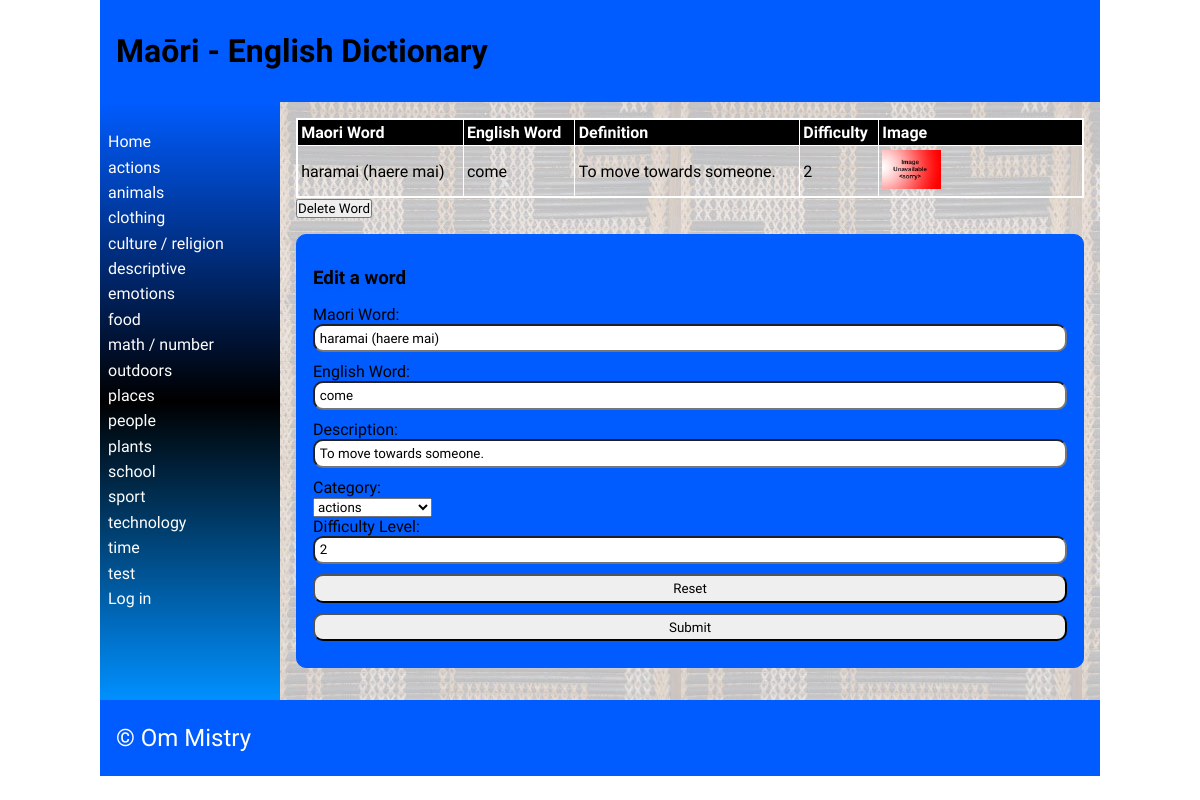
Page /detail/1 on the earlier database version.
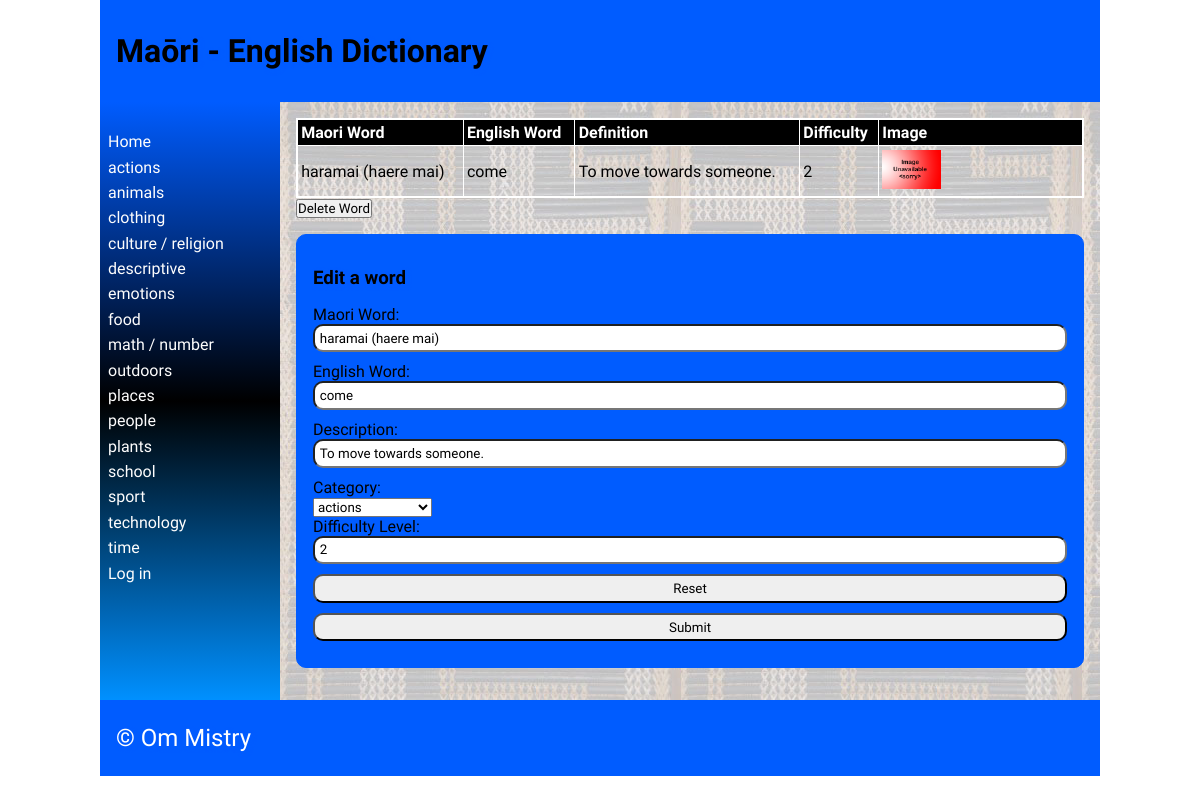
Same page on the later database version.
### tables this page shows
CREATE TABLE "category"
(
	id INTEGER
		constraint category_pk
			primary key autoincrement,
	category_name varchar(69) not null
);

### app.py (the view, shortened to what this page needs)
@app.route('/detail/<word_id>', methods=["POST", "GET"])
def render_detailpage(word_id):
    print(request.method)
    con = create_connection(DB_NAME)
    query = "SELECT id, maori, english, definition, levels, images FROM words WHERE id=?"
    cur = con.cursor()
    cur.execute(query, (word_id,))
    definition = cur.fetchall()[0]
    print(word_id)
    return render_template('detail.html', definition=definition, logged_in=is_logged_in(),
                           categories=fetch_categories(),
                           deleting=intention("delete"))

### app.py (called while the page is built)
def intention(button):
    if button in request.form:
        return True
    else:
        return False

def create_connection(db_file):
    try:
        connection = sqlite3.connect(db_file)
        return connection
    except Error as e:
        print(e)
    return None

def fetch_categories():
    con = create_connection(DB_NAME)
    query = "SELECT id, category_name FROM category"
    cur = con.cursor()
    cur.execute(query)
    categories = cur.fetchall()
    con.close()
    return categories

def is_logged_in():
    if session.get("email") is None:
        print("you are not logged in")
        return False
    else:
        print("you are logged in")
        return True

### templates/detail.html (shortened to what this page needs)
{% extends 'base.html' %}
{% block heading %}Maōri - English Dictionary{% endblock %}
{% block main %}
    <table>
        <tr>
            <th>Maori Word</th>
            <th>English Word</th>
            <th>Definition</th>
            <th>Difficulty</th>
            <th>Image</th>
        </tr>
        <tr>
            <td>{{ definition[1] }}</td>
            <td>{{ definition[2] }}</td>
            <td>{{ definition[3] }}</td>
            <td>{{ definition[4] }}</td>
            <td><img style="width:30%;" src="/static/images/{{ definition[5] }}"></td>
        </tr>
    </table>
<form method="POST">
    {% if deleting %}
        <div class="form-element">Are you sure?<input type="submit" name="delete_confirm" value="Yes">/<input type="submit" value="No"></div>
    {% else %}
    <div class="form-element">
         <input type="submit" name="delete" value="Delete Word">
    </div>
    </form>
{% endif %}
        <form class="dataForm" method="POST">
            <h3>Edit a word</h3>
        <div class="form-group">
            <div class="form-label"><label for="MaoriWord">Maori Word:</label></div>
            <div class="form-element"><input type="text" name="MaoriWord" id="MaoriWord" value="{{ definition[1] }}" required></div>
        </div>
        <div class="form-group">
            <div class="form-label"><label for="EnglishWord">English Word:</label></div>
            <div class="form-element"><input type="text" name="EnglishWord" id="EnglishWord" value="{{ definition[2] }}" required></div>
        </div>
        <div class="form-group">
            <div class="form-label"><label for="Definitions">Description:</label></div>
            <div class="form-element"><input type="text" name="Definitions" id="Definitions"  value="{{ definition[3] }}" required></div>
        </div>
        <div class="form-group">
                <div class="form-label"><label for="Category">Category:</label></div>
                <div class="form-element">
                    <select name="Category" id='Category'>
                        {% for category in categories %}
                            <option value="{{ category[0] }}">{{ category[1] }}</option>
                        {% endfor %}
                    </select>
                </div>
            </div>
            <div class="form-group">
            <div class="form-label"><label for="Difficulty Level">Difficulty Level:</label></div>
            <div class="form-element"><input type="number" name="Difficulty Level" id="Difficulty Level" min="1" max="10" step="1" value="{{ definition[4] }}" required></div>
        </div>
        <div class="form-group">
            <div class="form-element"><input type="reset"></div>
        </div>
        <div class="form-group">
            <div class="form-element"><input type="submit"></div>
        </div>
    </form>
{% endblock %}

### templates/base.html (shortened to what this page needs)
<!doctype html>
<html lang="en">
<head>
   <link href="{{ url_for('static', filename='css/style.css') }}" rel="stylesheet">
</head>
<body>
   <div id="container">
      <header>
         <h1>{% block heading %}{% endblock %}</h1>
      </header>
      <nav>
         <ul>
                <li><a href="\">Home</a></li>
                {% for category in categories %}
                <li><a href="/categories/{{ category[0] }}">{{category[1]}}</a></li>
                {% endfor %}
         <li>
             {% if logged_in %}<a href="/logout">Log out</a>{% else %}
             <a href="/login">Log in</a></li>{% endif %}
         </ul>
      </nav>
      <main>
            {% block main%}{% endblock %}
        </main>
      <footer>
         <p>
            &copy; Om Mistry
         </p>
      </footer>
   </div>
</body>
</html>

Differences in the rows shown:
removed category: category_name "test"
